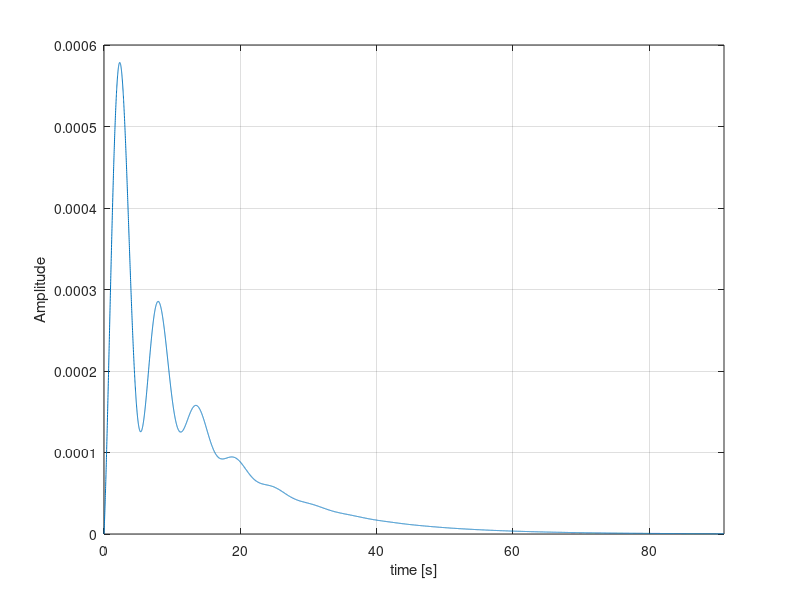
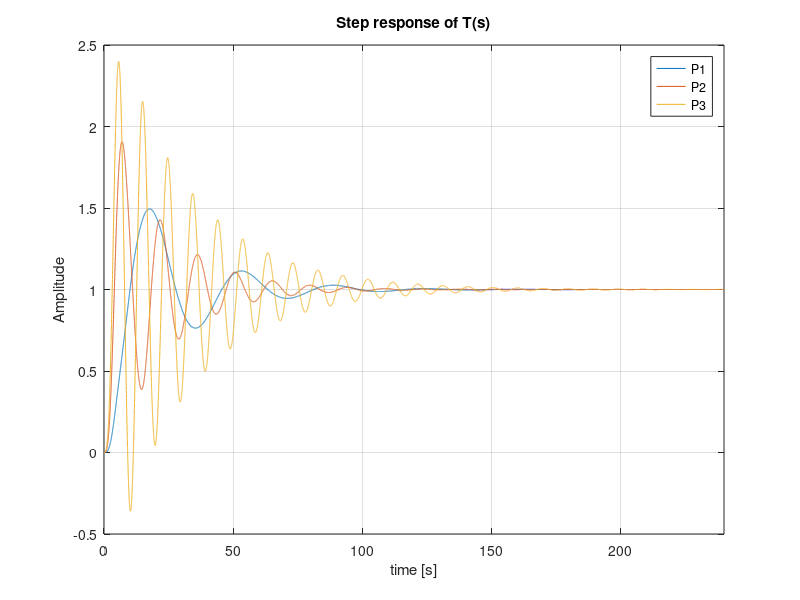
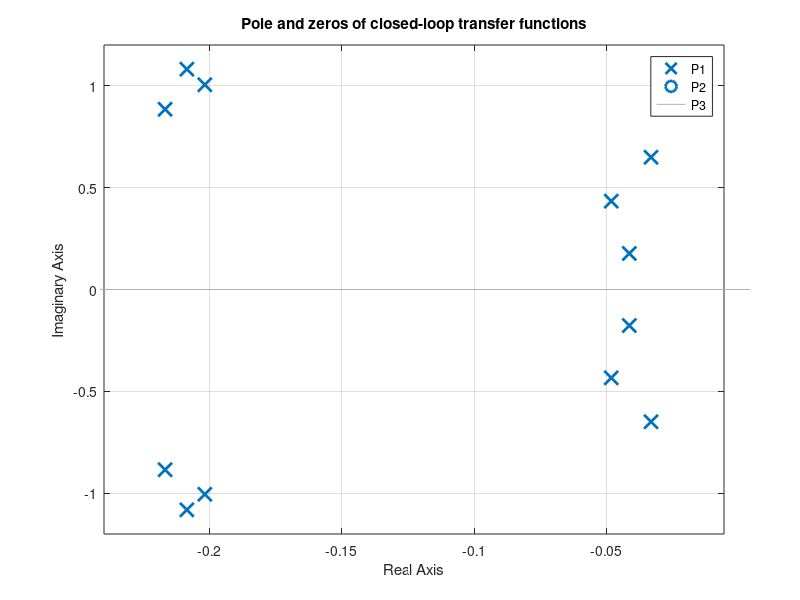
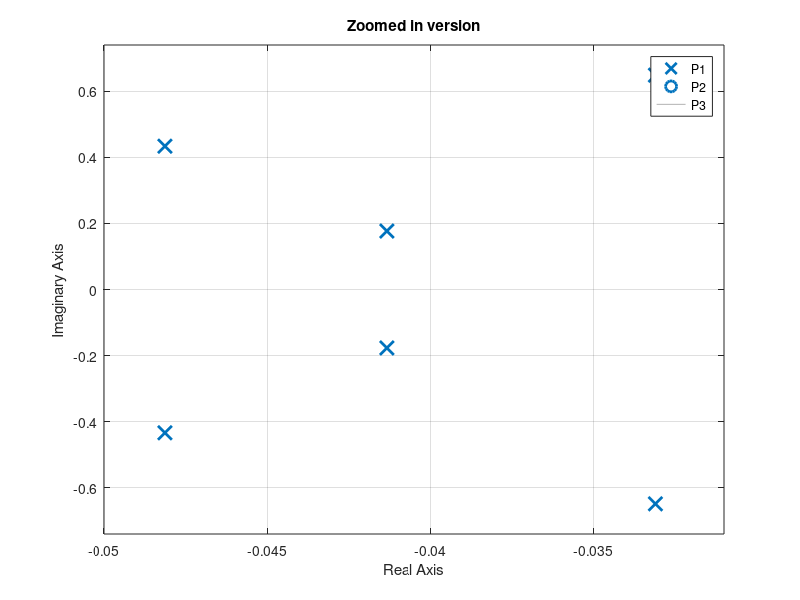

Source code (MATLAB) for these figures, in order: (Note: this script raises an error after producing the figures.)
clear all
clc
close all
s = tf('s');
%% Computing the poles of the transfer function
Gl = tf([5.1e-3 100 250 ],[5e5 2.5e5 6.4e5 4.9e4 0]); 
H = tf([5.1e-3 100 250 0 ],[5e5 2.5e5 6.4e5 4.9e4 0]);


Hmin = minreal(H);      % this cancels common factors
poles_Hmin = pole(Hmin);

%% Generating impuls response function
t = 0:0.01:91; 
[y, tOut] = impulse(Hmin,t);
figure(1);
plot(tOut, y);
grid on
xlim([0 91]);
xlabel('time [s]');
ylabel('Amplitude');

%% Stability of the closed loop transfer function 
P1 = 80;
P2 = 400;
P3 = 700;

L1 = tf([P1*5.1e-3 P1*100 P1*250], [5e5, 2.5e5, 6.4e5, 4.9e4, 0]);
L2 = tf([P2*5.1e-3 P2*100 P2*250], [5e5, 2.5e5, 6.4e5, 4.9e4, 0]);
L3 = tf([P3*5.1e-3 P3*100 P3*250], [5e5, 2.5e5, 6.4e5, 4.9e4, 0]);

T1_feedback = feedback(L1, 1);
T2_feedback = feedback(L2, 1);
T3_feedback = feedback(L3, 1);

% T1 = tf([P1*5.1e-3 P1*100 P1*250],[5e5 2.5e5 (6.4e5+P1*5.1e-3) (4.9e4 + P1* 100) P1*250]);
% T2 = tf([P2*5.1e-3 P2*100 P2*250],[5e5 2.5e5 (6.4e5+P2*5.1e-3) (4.9e4 + P2* 100) P2*250]);
% T3 = tf([P3*5.1e-3 P3*100 P3*250],[5e5 2.5e5 (6.4e5+P3*5.1e-3) (4.9e4 + P3* 100) P3*250]);

poles_T1 = pole(T1_feedback);
poles_T2 = pole(T2_feedback);
poles_T3 = pole(T3_feedback);




%% Step response function 
t2 = 0 : 0.01 : 500;
[Amplitude_step1, tOut_step1] = step(T1_feedback,t2);
[Amplitude_step2, tOut_step2] = step(T2_feedback,t2);
[Amplitude_step3, tOut_step3] = step(T3_feedback,t2);

figure(2);
plot(tOut_step1, Amplitude_step1);
hold on 
plot(tOut_step2, Amplitude_step2);
hold on 
plot(tOut_step3, Amplitude_step3);
legend("P1", "P2","P3")
title("Step response of T(s)")
grid on
xlim([0 240]);
xlabel('time [s]');
ylabel('Amplitude');

%% poles and zeros of the closed-loop transfer functions
figure(3);
pzmap(T1_feedback); 
hold on;

pzmap(T2_feedback);
hold on;

pzmap(T3_feedback);
grid on;

xlim([-0.24 -5.5e-3]);
ylim([-1.2 1.2]);
title('Pole and zeros of closed-loop transfer functions');
legend('P1','P2','P3','Location','best');

% Zoomed in verion of ths plot
figure(4);
pzmap(T1_feedback); 
hold on;

pzmap(T2_feedback);
hold on;

pzmap(T3_feedback);
grid on;

xlim([-0.05 -0.031]);
ylim([-0.74 0.74]);
title('Zoomed in version');
legend('P1','P2','P3','Location','best');

%% Step response of the closed-loop system from r to y
C_PD = tf([390 360], 1);
T_PD = feedback(C_PD*Gl,1);

t_pd = 0:0.01:79;

[y_pd, t_pd_out] =step(T_PD,t_pd);     
[y_P2, t_P2] =step(T2_feedback,t_pd);    

figure(5);
plot(t_P2, y_P2); 
hold on;

plot(t_pd_out, y_pd);
grid on;

xlim([0 79]);
xlabel('time (s)');
ylabel('amplitude');
title('Step response comparison');
legend('P2 = 400','C(s) = 390s + 360','Location','best');

%% location of poles and zeros for both cases
figure(6);
pzmap(T2_feedback); 
hold on;

pzmap(T_PD);
grid on;

xlim([-0.22 -0.025]);
ylim([-1.2 1.2]);
title('location poles and zeros');
legend('P2 = 400','PD controller','Location','best');

poles_P2  = pole(T2_feedback);
poles_PD  = pole(T_PD);

%% Final value
y1_step_FV = evalfr(T1_feedback,0);
finalvalueTPD = evalfr(T_PD,0);
S_T1 = stepinfo(T1_feedback, 'SettlingTimeThreshold', 0.01)
S_T2 = stepinfo(T2_feedback, 'SettlingTimeThreshold', 0.01)
S_T3 = stepinfo(T3_feedback, 'SettlingTimeThreshold', 0.01)
S_PD = stepinfo(T_PD, 'SettlingTimeThreshold', 0.01);
